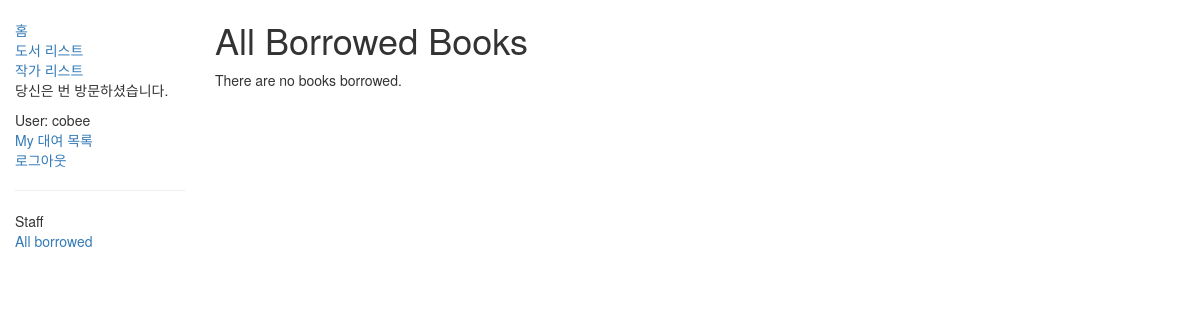
Page /catalog/mybooks/ (signed in) on the earlier database version.
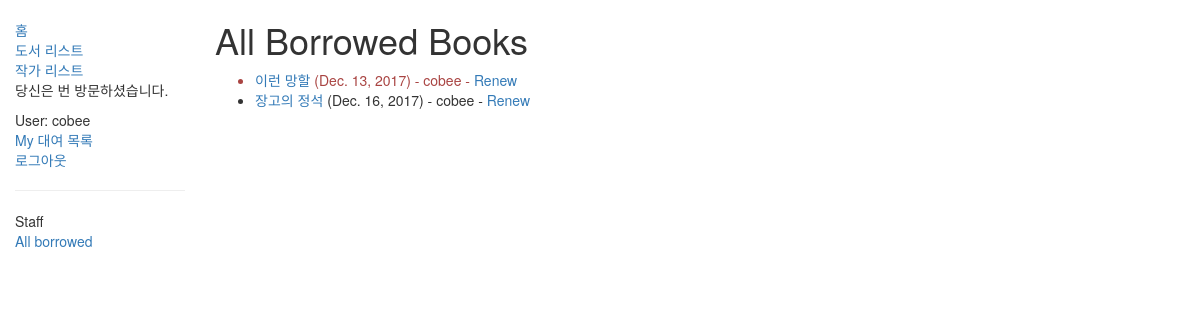
Same page on the later database version.
### catalog/models.py (models this page shows, shortened)
class BookInstance(models.Model):
	id = models.UUIDField(primary_key=True, default=uuid.uuid4, help_text="Unique ID for this particular book")
	book = models.ForeignKey('Book', on_delete=models.SET_NULL, null=True)
	imprint = models.CharField(max_length=200)
	due_back = models.DateField(null=True, blank=True)
	borrower = models.ForeignKey(User, on_delete=models.SET_NULL, null=True, blank=True)
	LOAN_STATUS = (
			('m', 'Maintenance'),
			('o', 'On loan'),
			('a', 'Available'),
			('r', 'Reserved'),
		)
	status = models.CharField(max_length=1, choices=LOAN_STATUS, blank=True, default='m', help_text='Book availability')
	class Meta:
		ordering = ["due_back"]
		permissions = (( "can_mark_returned", "Set book as returned"),)
	@property
	def is_overdue(self):
		if self.due_back and date.today() > self.due_back:
			return True
		return False

class Book(models.Model):
	title = models.CharField(max_length=200)
	author = models.ForeignKey('Author', on_delete=models.SET_NULL, null=True)
	summary = models.TextField(max_length=1000, help_text="Enter a brief description of the book")
	isbn = models.CharField('ISBN', max_length=13, help_text='13 Character <a href="https://www.naver.com">ISBN number</a>')
	genre = models.ManyToManyField(Genre, help_text="Select a genre for this book")
	def display_genre(self):
		return ', '.join([ genre.name for genre in self.genre.all()[:3] ])
	display_genre.short_description = 'Genre'

### catalog/views.py (the view)
class LoanedBooksByUserListView(LoginRequiredMixin, generic.ListView):
	model = BookInstance
	template_name = 'catalog/bookinstance_list_borrowed_user.html'
	paginate_by = 10
	def get_queryset(self):
		return BookInstance.objects.filter(borrower=self.request.user).filter(status__exact='o').order_by('due_back')

### catalog/templates/catalog/bookinstance_list_borrowed_user.html
{% extends "base_generic.html" %}
{% block content %}
    <h1>All Borrowed Books</h1>
    {% if bookinstance_list %}
    <ul>
      {% for bookinst in bookinstance_list %}
      <li class="{% if bookinst.is_overdue %}text-danger{% endif %}">
        <a href="{% url 'book-detail' bookinst.book.pk %}">{{bookinst.book.title}}</a> ({{ bookinst.due_back }}) {% if user.is_staff %}- {{ bookinst.borrower }}{% endif %} {% if perms.catalog.can_mark_returned %}- <a href="{% url 'renew-book-librarian' bookinst.id %}">Renew</a>  {% endif %}
      </li>
      {% endfor %}
    </ul>
    {% else %}
      <p>There are no books borrowed.</p>
    {% endif %}
{% endblock %}

Differences in the rows shown:
now on this page (row edited): BookInstance: book "이런 망할", due_back "Dec. 13, 2017", borrower "cobee"
now on this page (row edited): BookInstance: book "장고의 정석", due_back "Dec. 16, 2017", borrower "cobee"
Other differences:
text no longer shown: "There are no books borrowed."
